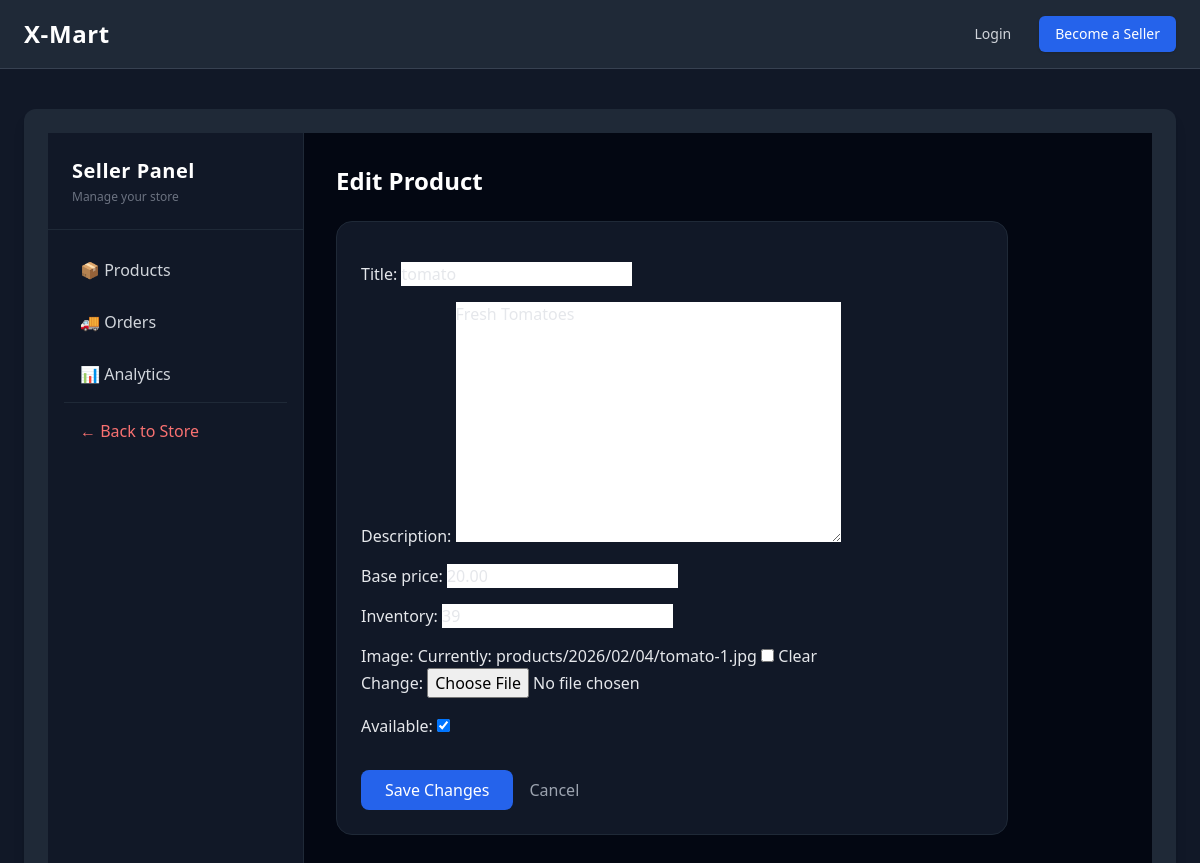
Page /seller/product/1/edit/ (signed in) on the committed database.
### playground/models.py (models this page shows, shortened)
class Product(models.Model):
    title = models.CharField(max_length=255)
    slug = models.SlugField(max_length=255, unique=True, blank=True)
    description = models.TextField(blank=True)
    base_price = models.DecimalField(max_digits=10, decimal_places=2)
    inventory = models.PositiveIntegerField(default=0)
    image = models.ImageField(upload_to='products/%Y/%m/%d/', blank=True, null=True)
    available = models.BooleanField(default=True)
    created = models.DateTimeField(auto_now_add=True)
    last_update = models.DateTimeField(auto_now=True)
    seller = models.ForeignKey(
        settings.AUTH_USER_MODEL,
        on_delete=models.CASCADE,
        related_name='products'
    )

### playground/views.py (the view)
# urls.py: path('seller/product/<int:id>/edit/', views.seller_edit_product, name='seller_edit_product'),
@login_required
@seller_required
def seller_edit_product(request, id):
    product = get_object_or_404(
        Product,
        id=id,
        seller=request.user
    )
    if request.method == 'POST':
        form = ProductForm(request.POST, request.FILES, instance=product)
        if form.is_valid():
            form.save()
            return redirect('playground:seller_dashboard')
    else:
        form = ProductForm(instance=product)
    return render(
        request,
        'seller/edit_product.html',
        {'form': form, 'product': product}
    )

### playground/forms.py
class ProductForm(forms.ModelForm):
    class Meta:
        model = Product
        fields = [
            'title',
            'description',
            'base_price',
            'inventory',
            'image',
            'available'
        ]

### templates/seller/edit_product.html (shortened to what this page needs)
{% extends "seller/base.html" %}
{% block seller_content %}
<h1 class="text-2xl font-semibold text-white mb-6">
  Edit Product
</h1>
<form method="post"
      enctype="multipart/form-data"
      class="bg-gray-900 border border-gray-800 p-6 rounded-2xl space-y-4 max-w-2xl">
  {{ form.as_p }}
  <div class="flex gap-4 pt-4">
    <button
      class="bg-blue-600 hover:bg-blue-500 text-white px-6 py-2 rounded-lg font-medium transition">
      Save Changes
    </button>
    <a href="{% url 'playground:seller_dashboard' %}"
       class="text-gray-400 hover:text-white transition self-center">
      Cancel
    </a>
  </div>
</form>
{% endblock %}

### rows in the picture
Product: title "tomato", description "Fresh Tomatoes", base_price "20.00", inventory "39", available "☑"
